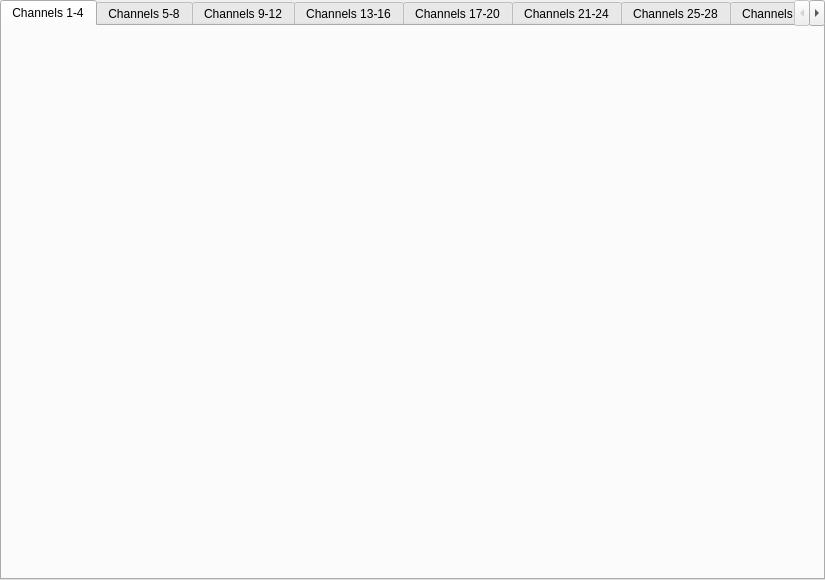
<?xml version="1.0" encoding="UTF-8"?>
<ui version="4.0">
 <class>TabWidget</class>
 <widget class="QTabWidget" name="TabWidget">
  <property name="geometry">
   <rect>
    <x>0</x>
    <y>0</y>
    <width>825</width>
    <height>580</height>
   </rect>
  </property>
  <property name="windowTitle">
   <string>TabWidget</string>
  </property>
  <property name="currentIndex">
   <number>0</number>
  </property>
  <widget class="QWidget" name="MCA14">
   <attribute name="title">
    <string>Channels 1-4</string>
   </attribute>
   <widget class="caInclude" name="cainclude">
    <property name="geometry">
     <rect>
      <x>0</x>
      <y>0</y>
      <width>820</width>
      <height>552</height>
     </rect>
    </property>
    <property name="macro">
     <string notr="true">P=$(P), R=$(R), MCA1=1, MCA2=2, MCA3=3, MCA4=4</string>
    </property>
    <property name="filename" stdset="0">
     <string notr="true">xspress3_4mcarois.ui</string>
    </property>
   </widget>
  </widget>
  <widget class="QWidget" name="MCA58">
   <attribute name="title">
    <string>Channels 5-8</string>
   </attribute>
   <widget class="caInclude" name="cainclude_2">
    <property name="geometry">
     <rect>
      <x>0</x>
      <y>0</y>
      <width>820</width>
      <height>552</height>
     </rect>
    </property>
    <property name="macro">
     <string notr="true">P=$(P), R=$(R), MCA1=5, MCA2=6, MCA3=7, MCA4=8</string>
    </property>
    <property name="filename" stdset="0">
     <string notr="true">xspress3_4mcarois.ui</string>
    </property>
   </widget>
  </widget>
  <widget class="QWidget" name="tab">
   <attribute name="title">
    <string>Channels 9-12</string>
   </attribute>
   <widget class="caInclude" name="cainclude_3">
    <property name="geometry">
     <rect>
      <x>0</x>
      <y>0</y>
      <width>820</width>
      <height>552</height>
     </rect>
    </property>
    <property name="macro">
     <string notr="true">P=$(P), R=$(R), MCA1=9, MCA2=10, MCA3=11, MCA4=12</string>
    </property>
    <property name="filename" stdset="0">
     <string notr="true">xspress3_4mcarois.ui</string>
    </property>
   </widget>
  </widget>
  <widget class="QWidget" name="tab_2">
   <attribute name="title">
    <string>Channels 13-16</string>
   </attribute>
   <widget class="caInclude" name="cainclude_4">
    <property name="geometry">
     <rect>
      <x>0</x>
      <y>0</y>
      <width>820</width>
      <height>552</height>
     </rect>
    </property>
    <property name="macro">
     <string notr="true">P=$(P), R=$(R), MCA1=13, MCA2=14, MCA3=15, MCA4=16</string>
    </property>
    <property name="filename" stdset="0">
     <string notr="true">xspress3_4mcarois.ui</string>
    </property>
   </widget>
  </widget>
  <widget class="QWidget" name="tab_3">
   <attribute name="title">
    <string>Channels 17-20</string>
   </attribute>
   <widget class="caInclude" name="cainclude_5">
    <property name="geometry">
     <rect>
      <x>0</x>
      <y>0</y>
      <width>820</width>
      <height>552</height>
     </rect>
    </property>
    <property name="macro">
     <string notr="true">P=$(P), R=$(R), MCA1=17, MCA2=18, MCA3=19, MCA4=20</string>
    </property>
    <property name="filename" stdset="0">
     <string notr="true">xspress3_4mcarois.ui</string>
    </property>
   </widget>
  </widget>
  <widget class="QWidget" name="tab_5">
   <attribute name="title">
    <string>Channels 21-24</string>
   </attribute>
   <widget class="caInclude" name="cainclude_6">
    <property name="geometry">
     <rect>
      <x>0</x>
      <y>0</y>
      <width>820</width>
      <height>552</height>
     </rect>
    </property>
    <property name="macro">
     <string notr="true">P=$(P), R=$(R), MCA1=21, MCA2=22, MCA3=23, MCA4=24</string>
    </property>
    <property name="filename" stdset="0">
     <string notr="true">xspress3_4mcarois.ui</string>
    </property>
   </widget>
  </widget>
  <widget class="QWidget" name="tab_6">
   <attribute name="title">
    <string>Channels 25-28</string>
   </attribute>
   <widget class="caInclude" name="cainclude_7">
    <property name="geometry">
     <rect>
      <x>0</x>
      <y>0</y>
      <width>820</width>
      <height>552</height>
     </rect>
    </property>
    <property name="macro">
     <string notr="true">P=$(P), R=$(R), MCA1=25, MCA2=26, MCA3=27, MCA4=28</string>
    </property>
    <property name="filename" stdset="0">
     <string notr="true">xspress3_4mcarois.ui</string>
    </property>
   </widget>
  </widget>
  <widget class="QWidget" name="tab_4">
   <attribute name="title">
    <string>Channels 29-32</string>
   </attribute>
   <widget class="caInclude" name="cainclude_8">
    <property name="geometry">
     <rect>
      <x>0</x>
      <y>0</y>
      <width>820</width>
      <height>552</height>
     </rect>
    </property>
    <property name="macro">
     <string notr="true">P=$(P), R=$(R), MCA1=29, MCA2=30, MCA3=31, MCA4=32</string>
    </property>
    <property name="filename" stdset="0">
     <string notr="true">xspress3_4mcarois.ui</string>
    </property>
   </widget>
  </widget>
 </widget>
 <customwidgets>
  <customwidget>
   <class>caInclude</class>
   <extends>QWidget</extends>
   <header>caInclude</header>
  </customwidget>
 </customwidgets>
 <resources/>
 <connections/>
</ui>
